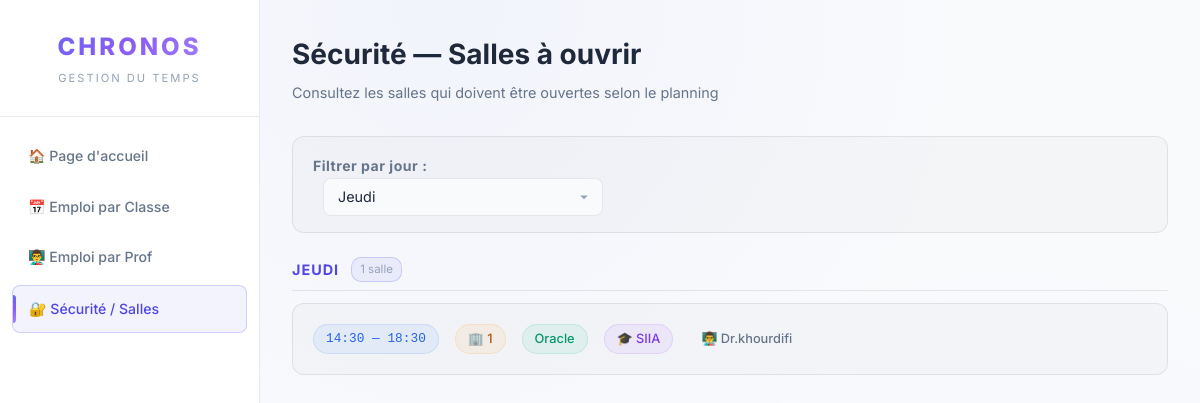
/WebApp/TIMETABLE_APP/views/securite.php?jour=Jeudi, run on the app's committed database.
### tables this page shows
CREATE TABLE `EMPLOI_DU_TEMPS` (
  `ID_EMPLOI` int(11) NOT NULL,
  `ID_PROF` int(11) DEFAULT NULL,
  `ID_COURS` int(11) DEFAULT NULL,
  `ID_SALLE` int(11) DEFAULT NULL,
  `ID_CLASSE` int(11) DEFAULT NULL,
  `JOUR` varchar(20) DEFAULT NULL,
  `HEURE_DEB` time DEFAULT NULL,
  `HEURE_FIN` time DEFAULT NULL
);

CREATE TABLE `SALLE` (
  `ID_SALLE` int(11) NOT NULL,
  `NOM_SALLE` varchar(100) NOT NULL,
  `CAPACITE` int(11) NOT NULL
);

CREATE TABLE `COURS` (
  `ID_COURS` int(11) NOT NULL,
  `NOM_COURS` varchar(100) NOT NULL
);

CREATE TABLE `CLASSE` (
  `ID_CLASSE` int(11) NOT NULL,
  `NUMERO` varchar(50) NOT NULL
);

CREATE TABLE `PROF` (
  `ID_PROF` int(11) NOT NULL,
  `NOM_PROF` varchar(100) NOT NULL,
  `EMAIL` varchar(150) NOT NULL,
  `PASSWORD` varchar(255) NOT NULL
);

### WebApp/TIMETABLE_APP/views/securite.php (the view, shortened to what this page needs)
<?php
include __DIR__ . "/../../config/db.php";
$jours = ['Lundi', 'Mardi', 'Mercredi', 'Jeudi', 'Vendredi', 'Samedi'];
$jour_filtre = $_GET['jour'] ?? 'all';
$sql = "SELECT e.JOUR, TIME_FORMAT(e.HEURE_DEB, '%H:%i') as hd, TIME_FORMAT(e.HEURE_FIN, '%H:%i') as hf,
        s.NOM_SALLE, co.NOM_COURS, c.NUMERO as NOM_CLASSE, p.NOM_PROF
        FROM EMPLOI_DU_TEMPS e
        LEFT JOIN SALLE s ON e.ID_SALLE = s.ID_SALLE LEFT JOIN COURS co ON e.ID_COURS = co.ID_COURS
        LEFT JOIN CLASSE c ON e.ID_CLASSE = c.ID_CLASSE LEFT JOIN PROF p ON e.ID_PROF = p.ID_PROF";
if ($jour_filtre !== 'all') { $sql .= " WHERE e.JOUR = ?"; }
$sql .= " ORDER BY FIELD(e.JOUR, 'Lundi','Mardi','Mercredi','Jeudi','Vendredi','Samedi'), e.HEURE_DEB";
$stmt = $conn->prepare($sql);
if ($jour_filtre !== 'all') { $stmt->bind_param("s", $jour_filtre); }
$stmt->execute();
$emplois = $stmt->get_result();
$grouped = [];
while($row = $emplois->fetch_assoc()) { $grouped[$row['JOUR']][] = $row; }
?>
<!DOCTYPE html>
<html lang="fr">
<head>
    <link rel="stylesheet" href="../assets/style.css?v=2">
</head>
<body>
    <div class="sidebar">
        <div class="sidebar-header">
            <div class="brand">CHRONOS</div>
            <div class="brand-sub">Gestion du temps</div>
        </div>
        <div class="sidebar-menu">
            <a href="../index.php">🏠 Page d'accueil</a>
            <a href="emploi_classe.php">📅 Emploi par Classe</a>
            <a href="emploi_prof.php">👨‍🏫 Emploi par Prof</a>
            <a href="securite.php" class="active">🔐 Sécurité / Salles</a>
        </div>
    </div>
    <div class="main-content">
        <div class="page-header">
            <div>
                <h2>Sécurité — Salles à ouvrir</h2>
                <p class="subtitle">Consultez les salles qui doivent être ouvertes selon le planning</p>
            </div>
        </div>
        <div class="filter-section">
            <form method="GET">
                <label><strong>Filtrer par jour :</strong></label>
                <select name="jour" onchange="this.form.submit()" style="margin-left:10px;">
                    <?php foreach($jours as $j): ?>
                        <option value="<?= $j ?>" <?= $jour_filtre === $j ? 'selected' : '' ?>><?= $j ?></option>
                    <?php endforeach; ?>
                </select>
            </form>
        </div>
        <?php if (!empty($grouped)): ?>
            <?php foreach($grouped as $day => $sessions): ?>
                <div class="day-group">
                    <div class="day-group-header">
                        <span class="day-name"><?= htmlspecialchars($day) ?></span>
                        <span class="day-count"><?= count($sessions) ?> salle<?= count($sessions)>1?'s':'' ?></span>
                    </div>
                    <div class="schedule-list">
                        <?php foreach($sessions as $s): ?>
                            <div class="session-card">
                                <div class="session-main">
                                    <span class="session-chip chip-time"><?= $s['hd'] ?> — <?= $s['hf'] ?></span>
                                    <span class="session-chip chip-room">🏢 <?= htmlspecialchars($s['NOM_SALLE']) ?></span>
                                    <span class="session-chip chip-course"><?= htmlspecialchars($s['NOM_COURS']) ?></span>
                                    <span class="session-chip chip-class">🎓 <?= htmlspecialchars($s['NOM_CLASSE']) ?></span>
                                    <span class="session-chip chip-prof">👨‍🏫 <?= htmlspecialchars($s['NOM_PROF']) ?></span>
                                </div>
                            </div>
                        <?php endforeach; ?>
                    </div>
                </div>
            <?php endforeach; ?>
        <?php else: ?>
            <div class="empty-state">Aucune salle programmée pour <?= $jour_filtre === 'all' ? 'cette semaine' : 'le ' . htmlspecialchars($jour_filtre) ?>.</div>
        <?php endif; ?>
    </div>
</body>
</html>

### data on the page
emploi_du_temps: hd "14:30", hf "18:30", ID_SALLE.NOM_SALLE "1", ID_COURS.NOM_COURS "Oracle", ID_CLASSE.NUMERO "SIIA", ID_PROF.NOM_PROF "Dr.khourdifi"

### other printed values
$day "JEUDI"
count($sessions) "1"
form field jour "Jeudi"
